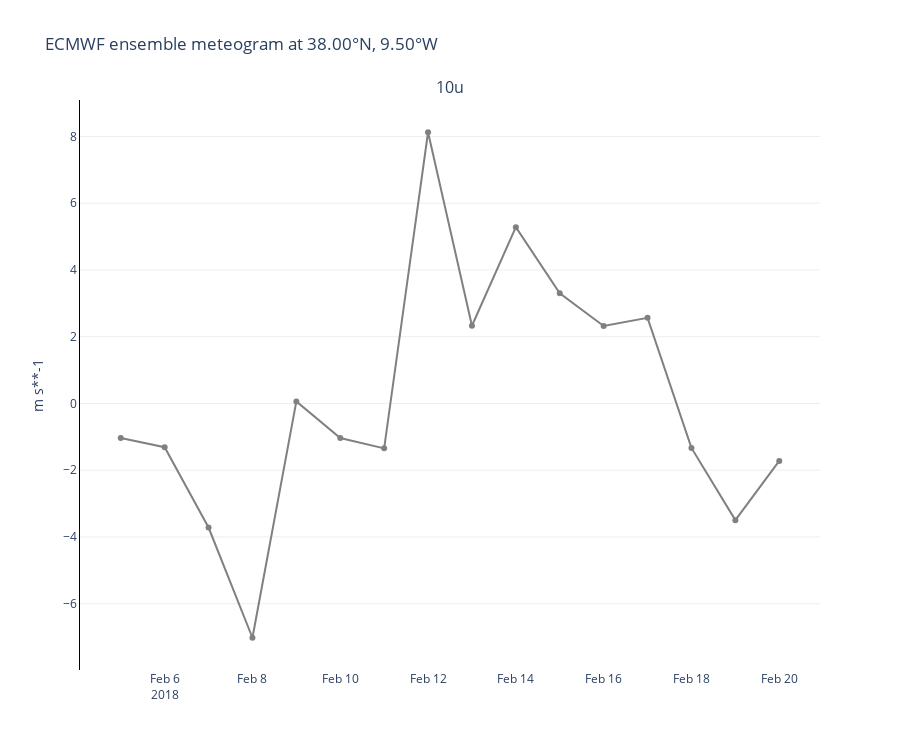

Here is the notebook cell this chart was saved with:
### Code cell
TIME_FREQUENCY = "1d"
QUANTILES = [0, 0.1, 0.25, 0.5, 0.75, 0.9, 1]
LOCATION = ((38, -9.5))

chart = Chart()
chart.title(f"ECMWF ensemble meteogram at {location_to_string(LOCATION)}")
#chart.box(ds, time_frequency=TIME_FREQUENCY, quantiles=QUANTILES)
chart.line(ds, line_color='grey', time_frequency=TIME_FREQUENCY)
chart.show("png")  # Replace with chart.show() in an interactive session!

### Figure 1 — Plotly figure (JSON) as saved in the notebook; plotly's stock layout.template omitted (floating-point values rounded to 4 significant figures)
{"data": [{"line": {"color": "grey"}, "type": "scatter", "x": ["2018-02-05T00:00:00", "2018-02-06T00:00:00", "2018-02-07T00:00:00", "2018-02-08T00:00:00", "2018-02-09T00:00:00", "2018-02-10T00:00:00", "2018-02-11T00:00:00", "2018-02-12T00:00:00", "2018-02-13T00:00:00", "2018-02-14T00:00:00", "2018-02-15T00:00:00", "2018-02-16T00:00:00", "2018-02-17T00:00:00", "2018-02-18T00:00:00", "2018-02-19T00:00:00", "2018-02-20T00:00:00"], "y": [-1.035, -1.31, -3.717, -7.02, 0.06178, -1.036, -1.346, 8.125, 2.328, 5.282, 3.299, 2.322, 2.566, -1.332, -3.496, -1.723]}], "layout": {"annotations": [{"font": {"size": 16}, "showarrow": false, "text": "10u", "x": 0.5, "xanchor": "center", "xref": "paper", "y": 1, "yanchor": "bottom", "yref": "paper"}], "colorway": ["#636EFA", "#EF553B", "#00CC96", "#AB63FA", "#FFA15A", "#19D3F3", "#FF6692", "#B6E880", "#FF97FF", "#FECB52"], "height": 750, "hovermode": "x", "plot_bgcolor": "white", "showlegend": false, "title": {"text": "ECMWF ensemble meteogram at 38.00°N, 9.50°W"}, "xaxis": {"anchor": "y", "domain": [0, 1], "gridwidth": 1, "showgrid": false, "showline": false, "zeroline": false}, "yaxis": {"anchor": "x", "domain": [0, 1], "gridcolor": "#EEEEEE", "linecolor": "black", "showgrid": true, "showline": true, "title": {"text": "m s**-1"}, "zeroline": false}}}
